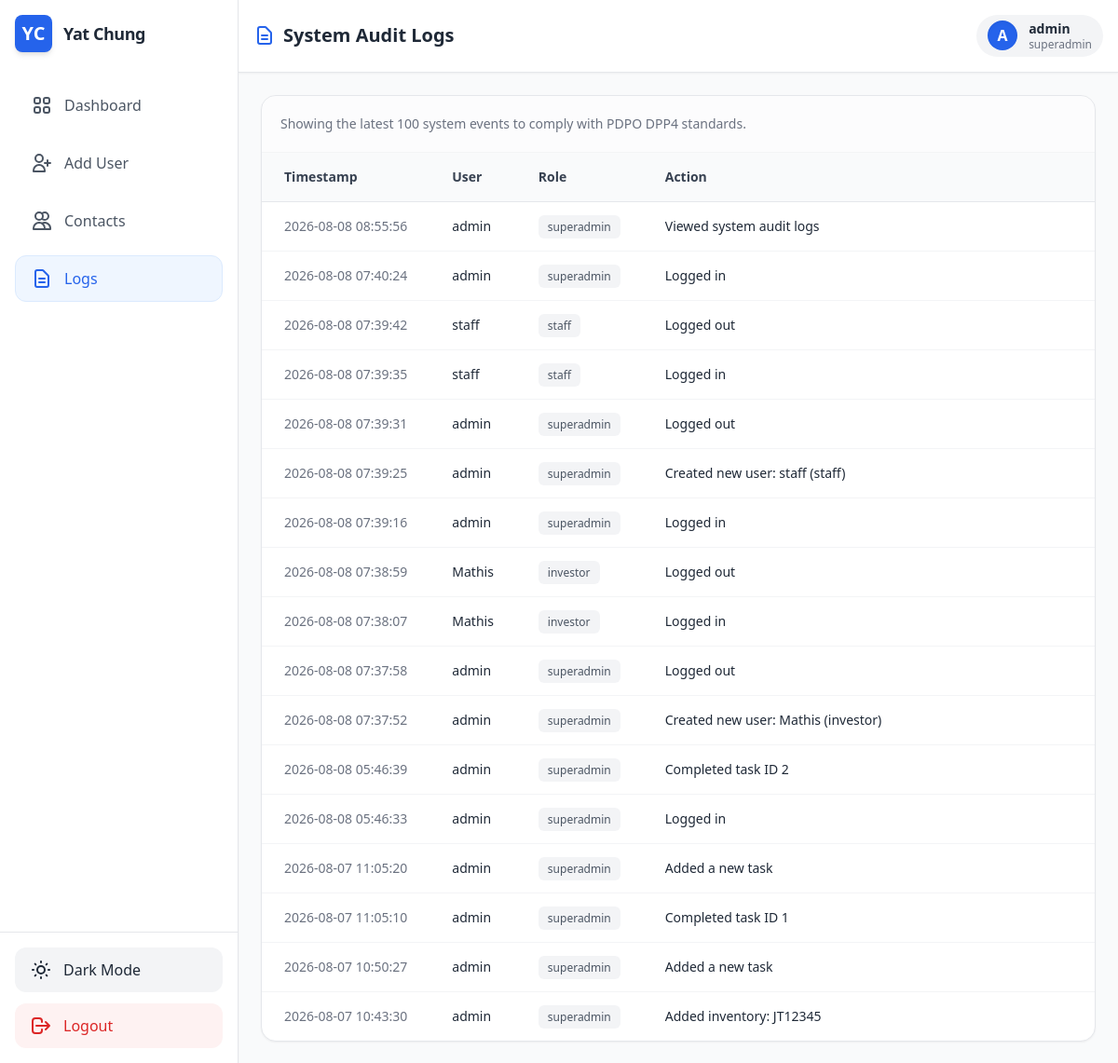
Before: /admin/logs (signed in) with the older database file.
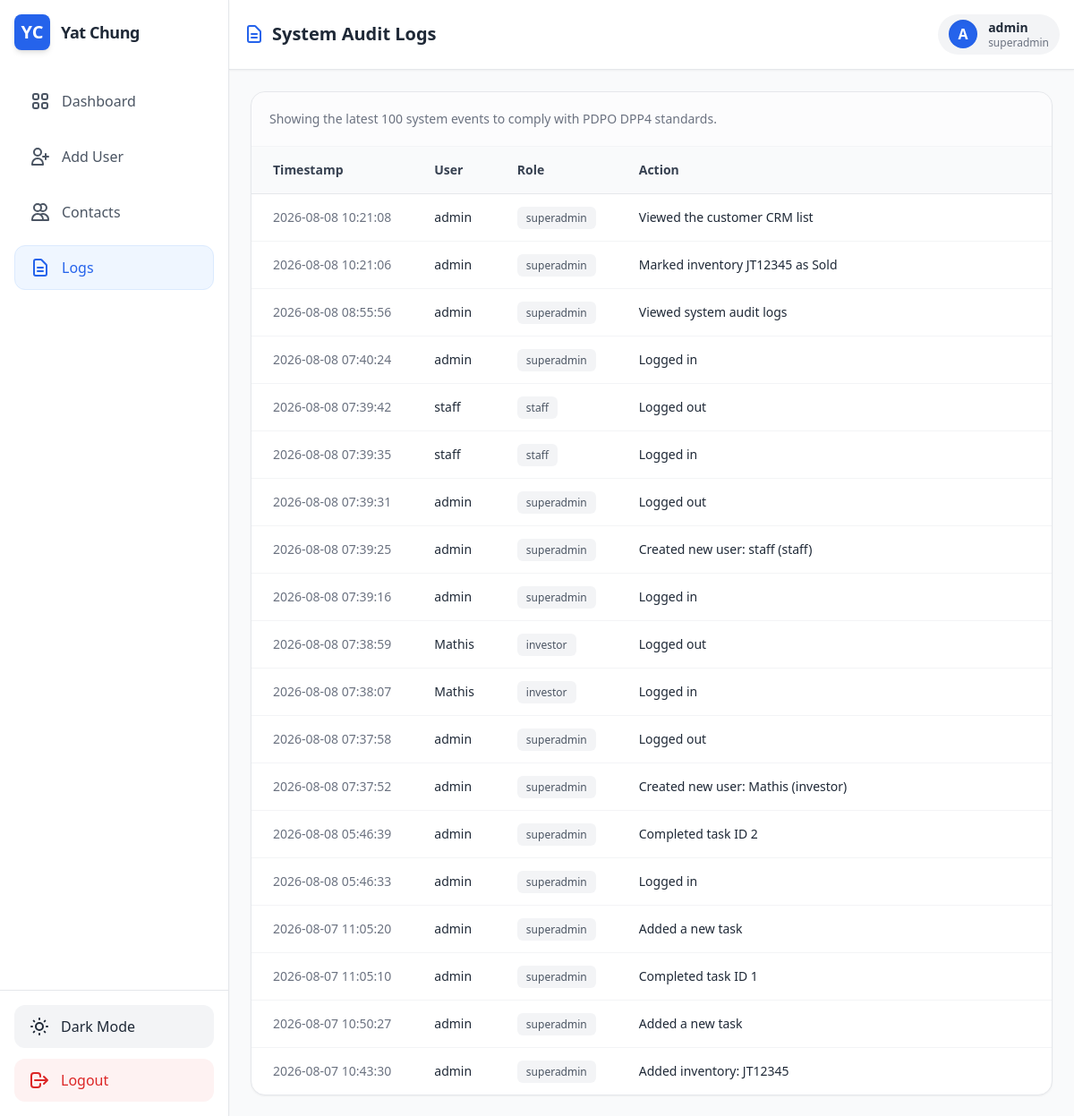
After: the same page with the newer database file.
### app.py (models this page shows, shortened)
class User(UserMixin, db.Model):
    __tablename__ = 'users'
    id = db.Column(db.Integer, primary_key=True)
    username = db.Column(db.String(80), unique=True, nullable=False)
    password_hash = db.Column(db.String(128), nullable=False)
    role = db.Column(db.String(20), nullable=False, default='staff')

class AuditLog(db.Model):
    __tablename__ = 'audit_logs'
    id = db.Column(db.Integer, primary_key=True)
    user_id = db.Column(db.Integer, db.ForeignKey('users.id'), nullable=False)
    action = db.Column(db.String(255), nullable=False)
    timestamp = db.Column(db.DateTime, default=db.func.current_timestamp())
    user = db.relationship('User', backref=db.backref('audit_logs', lazy=True))

### app.py (the view)
@app.route('/admin/logs')
@login_required
@requires_roles('superadmin')
def view_logs():
    logs = AuditLog.query.order_by(AuditLog.timestamp.desc()).limit(100).all()
    access_log = AuditLog(user_id=current_user.id, action="Viewed system audit logs")
    db.session.add(access_log)
    db.session.commit()
    return render_template('logs.html', user=current_user, logs=logs)

### app.py (called while the page is built)
@login_manager.user_loader
def load_user(user_id):
    return User.query.get(int(user_id))

def requires_roles(*roles):
    def wrapper(f):
        @wraps(f)
        def wrapped(*args, **kwargs):
            if current_user.role not in roles and current_user.role != 'superadmin':
                flash('Access denied: You do not have the required permissions.', 'error')
                return redirect(url_for('dashboard'))
            return f(*args, **kwargs)
        return wrapped
    return wrapper

### templates/logs.html
{% extends "base.html" %}
{% block header_content %}
<h2 class="text-xl font-bold text-gray-800 dark:text-white flex items-center gap-2">
    <svg class="w-6 h-6 text-primary" fill="none" stroke="currentColor" viewBox="0 0 24 24"><path stroke-linecap="round" stroke-linejoin="round" stroke-width="2" d="M9 12h6m-6 4h6m2 5H7a2 2 0 01-2-2V5a2 2 0 012-2h5.586a1 1 0 01.707.293l5.414 5.414a1 1 0 01.293.707V19a2 2 0 01-2 2z"></path></svg>
    System Audit Logs
</h2>
<div class="flex items-center gap-3 px-3 py-1.5 bg-gray-100 dark:bg-gray-700 rounded-full">
    <div class="w-8 h-8 bg-primary text-white rounded-full flex items-center justify-center font-bold shadow-inner">
        {{ user.username[0] | upper if user else 'U' }}
    </div>
    <div class="hidden sm:block text-sm">
        <p class="font-bold leading-tight">{{ user.username if user else 'Staff User' }}</p>
        <p class="text-xs text-gray-500 dark:text-gray-400 leading-tight">{{ user.role if user else 'Staff' }}</p>
    </div>
</div>
{% endblock %}
{% block content %}
<div class="bg-white dark:bg-gray-800 border border-gray-200 dark:border-gray-700 rounded-2xl shadow-sm overflow-hidden flex flex-col">
                <div class="p-5 border-b border-gray-100 dark:border-gray-700 bg-gray-50/50 dark:bg-gray-800/50 flex justify-between items-center">
                    <p class="text-sm text-gray-500 dark:text-gray-400">Showing the latest 100 system events to comply with PDPO DPP4 standards.</p>
                </div>
                <div class="overflow-x-auto">
                    <table class="w-full text-left border-collapse">
                        <thead>
                            <tr class="bg-gray-50 dark:bg-gray-900 border-b border-gray-200 dark:border-gray-700">
                                <th class="py-4 px-6 font-semibold text-sm text-gray-700 dark:text-gray-300">Timestamp</th>
                                <th class="py-4 px-6 font-semibold text-sm text-gray-700 dark:text-gray-300">User</th>
                                <th class="py-4 px-6 font-semibold text-sm text-gray-700 dark:text-gray-300">Role</th>
                                <th class="py-4 px-6 font-semibold text-sm text-gray-700 dark:text-gray-300">Action</th>
                            </tr>
                        </thead>
                        <tbody class="divide-y divide-gray-100 dark:divide-gray-700">
                            {% for log in logs %}
                            <tr class="hover:bg-gray-50/50 dark:hover:bg-gray-800/50 transition-colors">
                                <td class="py-4 px-6 text-sm text-gray-500 dark:text-gray-400 whitespace-nowrap">
                                    {{ log.timestamp.strftime('%Y-%m-%d %H:%M:%S') }}
                                </td>
                                <td class="py-4 px-6 text-sm font-medium text-gray-800 dark:text-gray-200">
                                    {{ log.user.username }}
                                </td>
                                <td class="py-4 px-6 text-sm text-gray-600 dark:text-gray-400">
                                    <span class="px-2.5 py-1 bg-gray-100 dark:bg-gray-700 rounded-md text-xs font-medium">
                                        {{ log.user.role }}
                                    </span>
                                </td>
                                <td class="py-4 px-6 text-sm text-gray-800 dark:text-gray-300 w-full">
                                    {{ log.action }}
                                </td>
                            </tr>
                            {% else %}
                            <tr>
                                <td colspan="4" class="py-8 text-center text-gray-500 dark:text-gray-400 italic">
                                    No audit logs found.
                                </td>
                            </tr>
                            {% endfor %}
                        </tbody>
                    </table>
                </div>
            </div>
{% endblock %}

### templates/base.html (shortened to what this page needs)
<!DOCTYPE html>
<html lang="en" class="light">
<head>
    <script src="https://cdn.tailwindcss.com"></script>
</head>
<body class="bg-gray-50 dark:bg-gray-900 text-gray-800 dark:text-gray-100 h-screen flex overflow-hidden">
    <aside class="w-24 md:w-64 bg-white dark:bg-gray-800 border-r border-gray-200 dark:border-gray-700 flex flex-col justify-between shadow-sm z-10 transition-all">
        <div class="p-4">
            <div class="flex items-center justify-center md:justify-start gap-3 mb-8">
                <div class="w-10 h-10 bg-primary text-white rounded-lg flex items-center justify-center font-bold text-xl shadow-md">YC</div>
                <h1 class="hidden md:block font-bold text-lg tracking-tight">Yat Chung</h1>
            </div>
            <nav class="space-y-3">
                <a href="{{ url_for('dashboard') }}" class="w-full flex items-center justify-center md:justify-start gap-3 px-4 py-3 rounded-xl font-medium transition-colors border
                    {% if request.endpoint == 'dashboard' %} bg-blue-50 dark:bg-blue-900/30 text-primary border-blue-100 dark:border-blue-800
                    {% else %} border-transparent hover:bg-gray-100 dark:hover:bg-gray-700 text-gray-600 dark:text-gray-300 {% endif %}">
                    <span class="hidden md:inline">Dashboard</span>
                </a>
                {% if user and user.role in ['superadmin', 'owner'] %}
                <button onclick="openUserModal()" class="w-full flex items-center justify-center md:justify-start gap-3 px-4 py-3 hover:bg-gray-100 dark:hover:bg-gray-700 rounded-xl font-medium transition-colors text-gray-600 dark:text-gray-300 border border-transparent">
                    <svg class="w-6 h-6" fill="none" stroke="currentColor" viewBox="0 0 24 24"><path stroke-linecap="round" stroke-linejoin="round" stroke-width="2" d="M18 9v3m0 0v3m0-3h3m-3 0h-3m-2-5a4 4 0 11-8 0 4 4 0 018 0zM3 20a6 6 0 0112 0v1H3v-1z"></path></svg>
                    <span class="hidden md:inline">Add User</span>
                </button>
                {% endif %}
                {% if user and user.role != 'investor' %}
                <a href="{{ url_for('contacts') }}" class="w-full flex items-center justify-center md:justify-start gap-3 px-4 py-3 rounded-xl font-medium transition-colors border
                    {% if request.endpoint == 'contacts' %} bg-blue-50 dark:bg-blue-900/30 text-primary border-blue-100 dark:border-blue-800
                    {% else %} border-transparent hover:bg-gray-100 dark:hover:bg-gray-700 text-gray-600 dark:text-gray-300 {% endif %}">
                    <svg class="w-6 h-6" fill="none" stroke="currentColor" viewBox="0 0 24 24"><path stroke-linecap="round" stroke-linejoin="round" stroke-width="2" d="M12 4.354a4 4 0 110 5.292M15 21H3v-1a6 6 0 0112 0v1zm0 0h6v-1a6 6 0 00-9-5.197M13 7a4 4 0 11-8 0 4 4 0 018 0z"></path></svg>
                    <span class="hidden md:inline">Contacts</span>
                </a>
                {% endif %}
                {% if user and user.role == 'superadmin' %}
                <a href="{{ url_for('view_logs') }}" class="w-full flex items-center justify-center md:justify-start gap-3 px-4 py-3 rounded-xl font-medium transition-colors border
                    {% if request.endpoint == 'view_logs' %} bg-blue-50 dark:bg-blue-900/30 text-primary border-blue-100 dark:border-blue-800
                    {% else %} border-transparent hover:bg-gray-100 dark:hover:bg-gray-700 text-gray-600 dark:text-gray-300 {% endif %}">
                    <svg class="w-6 h-6" fill="none" stroke="currentColor" viewBox="0 0 24 24"><path stroke-linecap="round" stroke-linejoin="round" stroke-width="2" d="M9 12h6m-6 4h6m2 5H7a2 2 0 01-2-2V5a2 2 0 012-2h5.586a1 1 0 01.707.293l5.414 5.414a1 1 0 01.293.707V19a2 2 0 01-2 2z"></path></svg>
                    <span class="hidden md:inline">Logs</span>
                </a>
                {% endif %}
            </nav>
        </div>
        <div class="p-4 border-t border-gray-200 dark:border-gray-700 space-y-3">
            <button id="theme-toggle" class="w-full flex items-center justify-center md:justify-start gap-3 px-4 py-3 bg-gray-100 dark:bg-gray-700 hover:bg-gray-200 dark:hover:bg-gray-600 rounded-xl font-medium transition-colors">
                <span class="hidden md:inline" id="theme-text">Dark Mode</span>
            </button>
            <a href="{{ url_for('logout') }}" class="w-full flex items-center justify-center md:justify-start gap-3 px-4 py-3 bg-red-50 text-red-600 dark:bg-red-900/20 dark:text-red-400 hover:bg-red-100 dark:hover:bg-red-900/40 rounded-xl font-medium transition-colors">
                <svg class="w-6 h-6" fill="none" stroke="currentColor" viewBox="0 0 24 24"><path stroke-linecap="round" stroke-linejoin="round" stroke-width="2" d="M17 16l4-4m0 0l-4-4m4 4H7m6 4v1a3 3 0 01-3 3H6a3 3 0 01-3-3V7a3 3 0 013-3h4a3 3 0 013 3v1"></path></svg>
                <span class="hidden md:inline">Logout</span>
            </a>
        </div>
    </aside>
    <main class="flex-1 flex flex-col h-full overflow-hidden relative">
        <header class="bg-white dark:bg-gray-800 border-b border-gray-200 dark:border-gray-700 p-4 flex justify-between items-center shadow-sm z-0">
            {% block header_content %}{% endblock %}
        </header>
        <div class="flex-1 overflow-y-auto p-4 md:p-6">
            {% block content %}
            {% endblock %}
        </div>
    </main>
</body>
</html>

### templates/base.html (style rules this page uses)
body { transition: background-color 0.3s ease, color 0.3s ease; }

Changed rows visible on the page:
added AuditLog: timestamp "2026-08-08 10:21:08", user.username "admin", user.role "superadmin", action "Viewed the customer CRM list"
added AuditLog: timestamp "2026-08-08 10:21:06", user.username "admin", user.role "superadmin", action "Marked inventory JT12345 as Sold"
